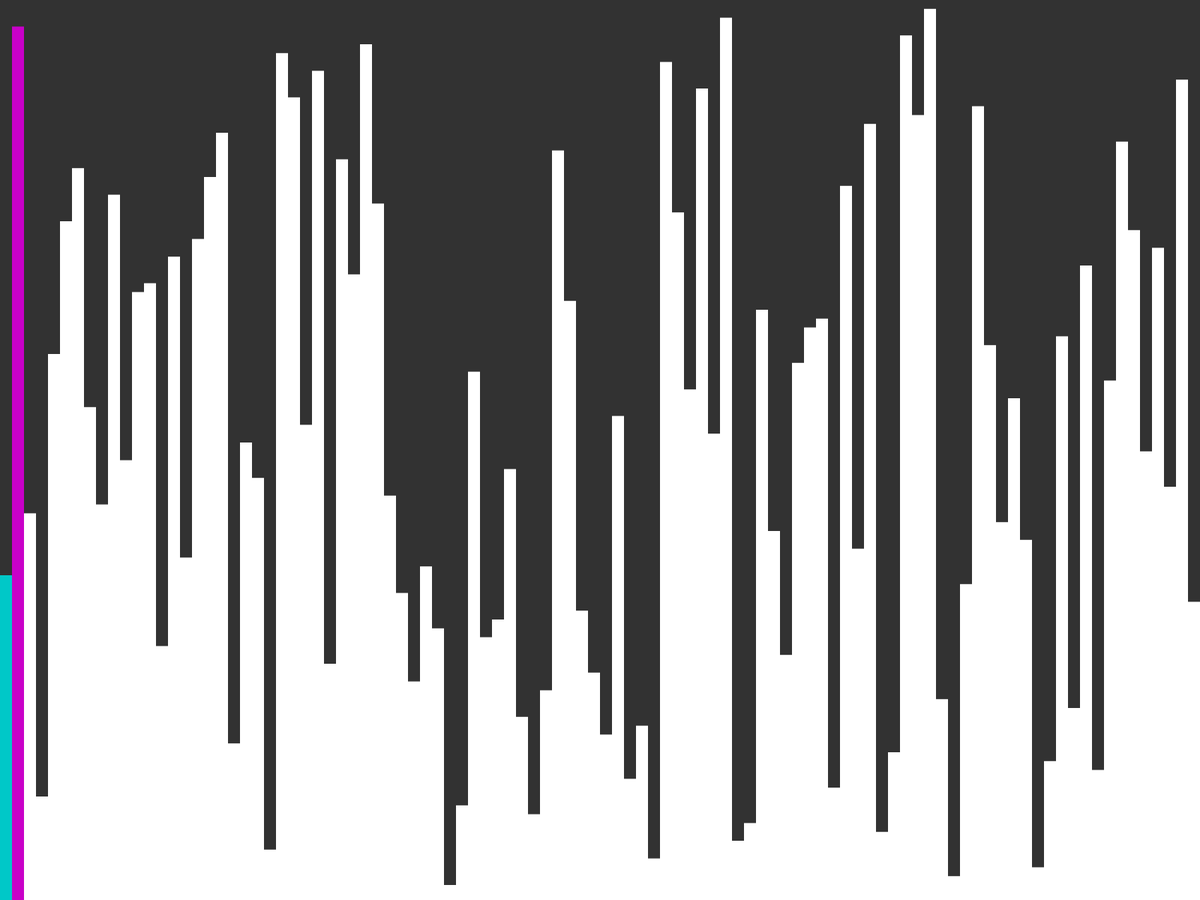
Frame 1 (no input)
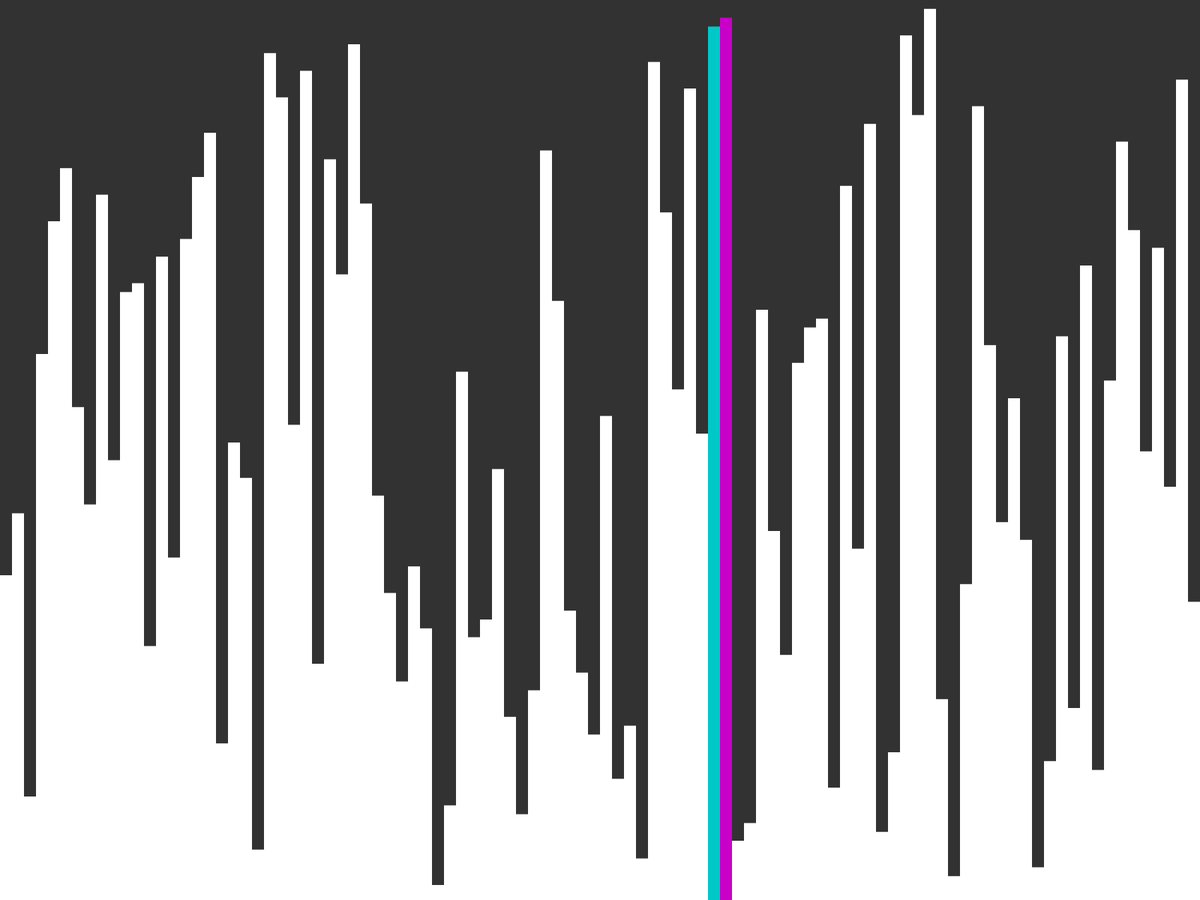
Frame 60 (the mouse pressed at the canvas centre just before this capture)
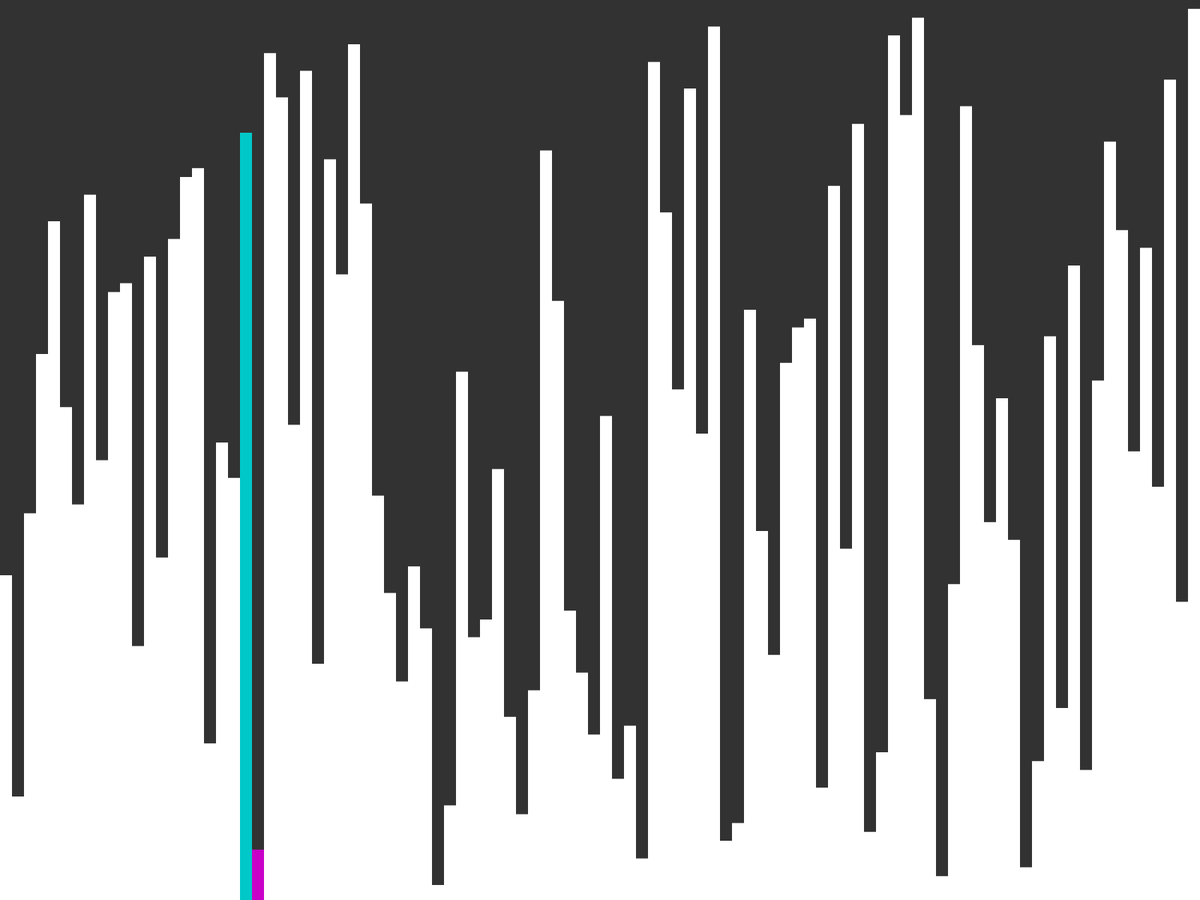
Frame 120 (the mouse held since frame 60 and released just before this capture)

The Processing sketch that drew these frames (run headless with seeded random() and noise(); from frame 60 on, the mouse is pressed at the canvas centre):

// Processing sketch: BubbleSort
// ── BubbleSort.pde
int[] toSort;
int numOfElements = 100;
void setup() {
  fullScreen();
  noStroke();
  frameRate(240);
  toSort = new int[numOfElements];
  for (int i = 0; i < toSort.length; i++) {
    toSort[i] = i;
  }
  println(toSort);
  for (int i = 0; i < numOfElements*10; i++) {
    SwapElementsOfArray(toSort, (int)random(numOfElements), (int)random(numOfElements));
  }
  println(toSort);
  println("done");
}
int curIndex = 0;
int maxNotSorted = numOfElements-1;
void draw() {
  background(50);
  for (int i = 0; i < numOfElements; i++) {
    if (curIndex == i) {
      fill(0, 200, 200);
    } else if (curIndex+1 == i) {
      fill(200, 0, 200);
    } else {
      fill(255);
    }

    rect(map(i, 0, numOfElements, 0, width), height, width/numOfElements, map(toSort[i], 0, numOfElements, -20, -height));
  }
  if (curIndex >= maxNotSorted) {
    curIndex = 0;
    maxNotSorted--;
  }
  if (toSort[curIndex] > toSort[curIndex+1]) {
    SwapElementsOfArray(toSort, curIndex, curIndex+1);
  }
  curIndex++;
}

int valAtPointA;
int[] SwapElementsOfArray(int[] ar, int a, int b) {
  valAtPointA = ar[a];
  ar[a] = ar[b];
  ar[b] = valAtPointA;
  return ar;
}
